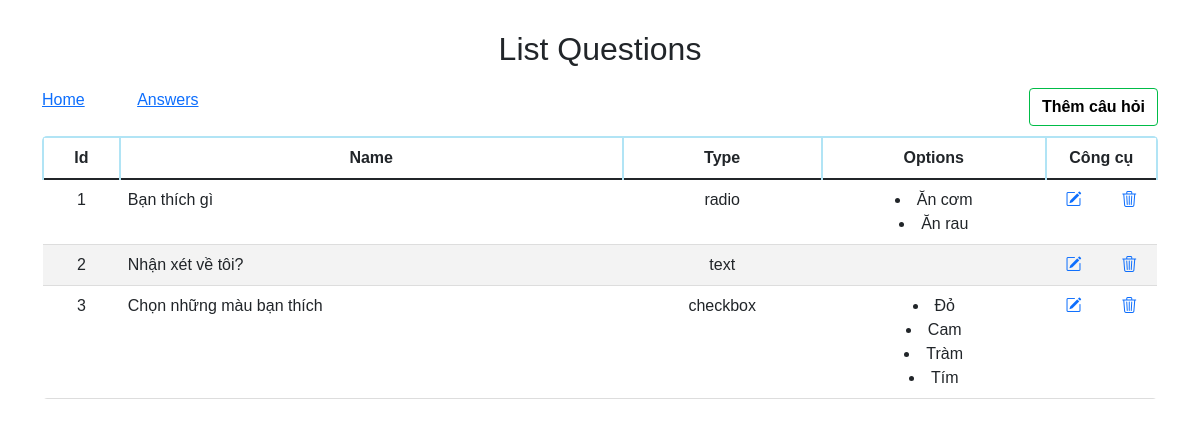
/survey/questions, run on the app's committed database.
### app/models.py (models this page shows)
class Questions(db.Model):
    __tablename__ = "questions"
    id = db.Column(db.Integer, primary_key=True)
    name = db.Column(db.Text, nullable=False)
    type = db.Column(db.Text, nullable=False)

class Options(db.Model):
    __tablename__ = "options"
    id = db.Column(db.Integer, primary_key=True)
    name = db.Column(db.Text, nullable=False)
    questions_id = db.Column(db.Integer, db.ForeignKey(
        "questions.id"))
    questions = db.relationship("Questions", backref="options")

### app/__init__.py (the view)
    @app.route('/survey/questions')
    def get_survey_question():
        questions = Questions.query.all()
        return render_template('questions/list-question.html', questions=questions)

### app/templates/questions/list-question.html (shortened to what this page needs)
<!DOCTYPE html>
<html lang="en">
<head>
    <link href="https://cdn.jsdelivr.net/npm/bootstrap@5.1.3/dist/css/bootstrap.min.css" rel="stylesheet"
>
    <link rel="stylesheet" href="https://cdn.jsdelivr.net/npm/bootstrap-icons@1.8.1/font/bootstrap-icons.css">
    <link rel="stylesheet" href="/static/css/style-table.css">
</head>
<body>
    <div class="container">
        <h2 style="text-align:center; margin: 20px 0">List Questions</h2>
        <a href="{{url_for('index')}}">Home</a>
        <a href="{{url_for('get_survey_answer')}}" class="ms-5">Answers</a>
        <a href="{{url_for('form_question', id=0)}}" class="btn btn-add">Thêm câu hỏi</a>
        <table class="table">
            <thead>
                <tr>
                    <th>Id</th>
                    <th>Name</th>
                    <th>Type</th>
                    <th>Options</th>
                    <th width="10%" colspan="2">Công cụ</th>
                </tr>
            </thead>
            <tbody>
                {% for question in questions %}
                <tr>
                    <td>{{ question.id }}</td>
                    <td>{{ question.name }}</td>
                    <td>{{ question.type }}</td>
                    <td>
                        {% for option in question.options %}
                            <li>
                                {{ option.name }}
                            </li>
                        {% endfor %}
                    </td>
                    <td>
                        <a href="{{url_for('form_question', id=question['id'])}}"><i
                                class="bi bi-pencil-square"></i></a>
                    </td>
                    <td>
                        <a href="{{url_for('remove_question', id=question['id'])}}"><i class="bi bi-trash3"></i></a>
                    </td>
                </tr>
                {% endfor %}
            </tbody>
        </table>
    </div>
</body>
</html>

### app/static/css/style-table.css (style rules this page uses)
* { font-family: "Quicksand", sans-serif !important; }
body { padding: 10px; }
table { border-radius: 5px; overflow: hidden; width: 100%; border-collapse: collapse; }
thead tr th { background-color: #daf4fd; padding: 10px; border: 2px solid #b1e4f5; text-align: center; }
tbody tr td { padding: 10px; border-bottom: 1px solid #ddd; text-align: center; }
tbody tr td i { cursor: pointer; }
tbody tr:nth-of-type(even) { background-color: #f3f3f3; }
td:nth-child(2) { text-align: left; }
.btn-add { float: right; background-color: #fff; color: black; font-weight: 700; border: 1px solid #00bc47; margin-bottom: 10px; }

### data on the page
Questions: id "1", name "Bạn thích gì", type "radio"
Options: name "Ăn cơm"
Options: name "Ăn rau"
Questions: id "2", name "Nhận xét về tôi?", type "text"
Questions: id "3", name "Chọn những màu bạn thích", type "checkbox"
Options: name "Đỏ"
Options: name "Cam"
Options: name "Tràm"
Options: name "Tím"
